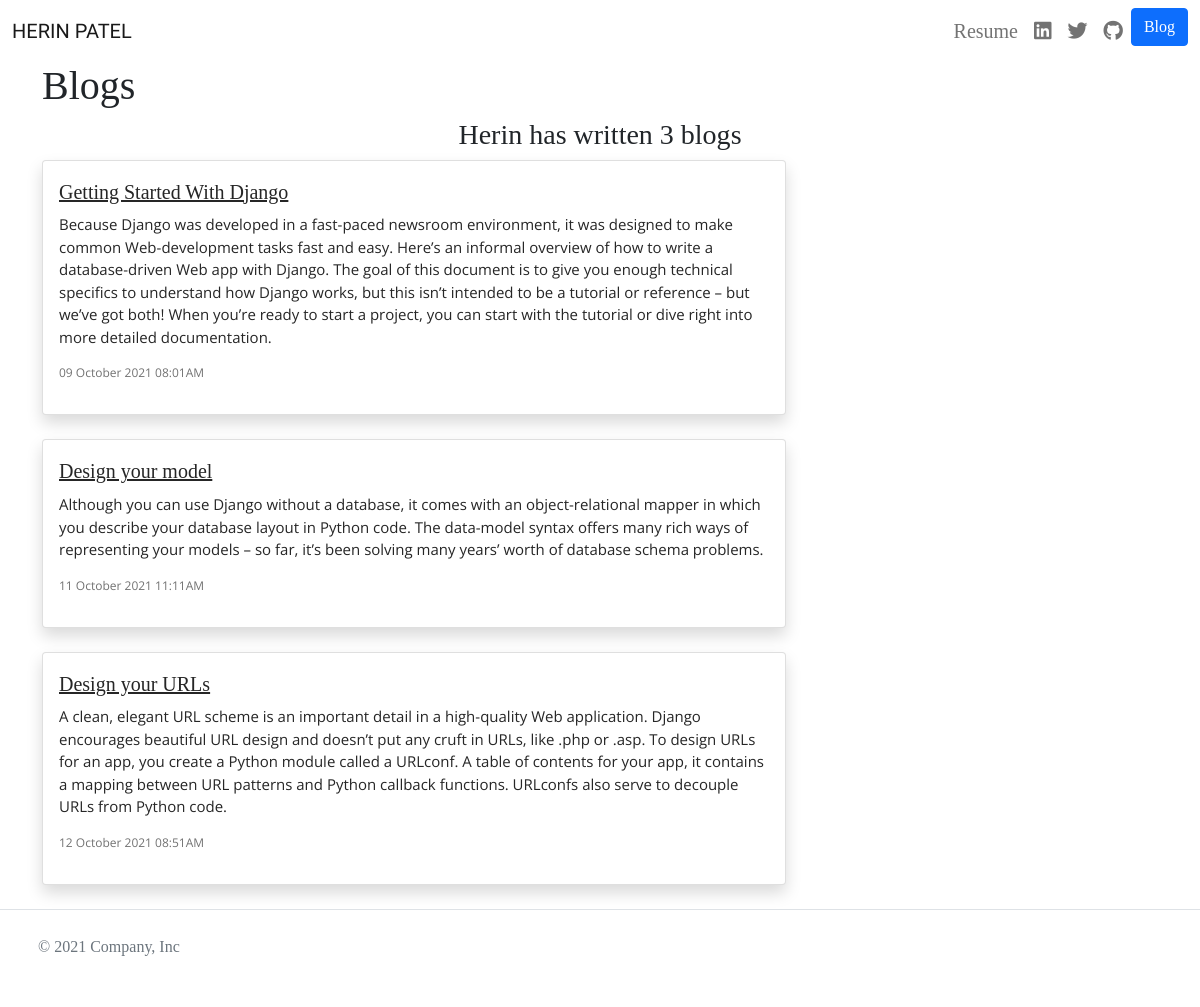
Screenshot of /blog/ with the database file from the repository.
### blog/models.py (models this page shows, shortened)
class BlogModel(models.Model):
    blog_title = models.CharField(max_length=200)
    blog_description = models.TextField()
    blog_date = models.DateTimeField(auto_now_add=True)

### blog/views.py (the view)
# urls.py: path('',views.all_blogs,name='all_blog'),
def all_blogs(request):
    blogs = BlogModel.objects.all()
    return render(request, 'blogs/all_blogs.html',{'blogs':blogs})

### blog/templates/blogs/all_blogs.html
{% extends 'portfolio/base.html'%}
{% block content %}
    {% load static %}
    <h1>Blogs</h1>
    <h3 class="text-center">Herin has written {{blogs.count}} blog{{blogs.count|pluralize}}</h3>
    {% for blog in blogs%}
    <div class="col col-lg-8 mb-4">
        <div class="card shadow">
            <div class="card-body">
                <h4><a class="card-title" href="{% url 'blog:detail' blog.id %}">{{ blog.blog_title }}</a></h4>
                <p class="card-text">{{ blog.blog_description }}</p>
                <p>{{ blog.blog_date|date:"d F Y h:iA" }}</p>
            </div>
        </div>
    </div>
    {% endfor %}
{% endblock %}

### portfolio/static/css/style.css (style rules this page uses)
body { font-family: 'Libre Baskerville', serif; }
.col .card .card-body .card-title { font-size:20px; color: #262626; }
.col .card .card-body .card-text { font-family: 'Open Sans', sans-serif; font-size:15px; color: #262626; }
.col .card .card-body p { font-family: 'Open Sans', sans-serif; font-size: 12px; color: #727272; }

### rows the page displays
BlogModel: blog_title "Getting Started With Django", blog_description "Because Django was developed in a fast-paced newsroom environment, it was designed to make common Web-development tasks fast and easy. Here’s an informal overview of how to write a database-driven Web app with Django. The goal of this document is to give you enough technical specifics to understand how Django works, but this isn’t intended to be a tutorial or reference – but we’ve got both! When you’re ready to start a project, you can start with the tutorial or dive right into more detailed documentation.", blog_date "09 October 2021 08:01AM"
BlogModel: blog_title "Design your model", blog_description "Although you can use Django without a database, it comes with an object-relational mapper in which you describe your database layout in Python code. The data-model syntax offers many rich ways of representing your models – so far, it’s been solving many years’ worth of database schema problems.", blog_date "11 October 2021 11:11AM"
BlogModel: blog_title "Design your URLs", blog_description "A clean, elegant URL scheme is an important detail in a high-quality Web application. Django encourages beautiful URL design and doesn’t put any cruft in URLs, like .php or .asp. To design URLs for an app, you create a Python module called a URLconf. A table of contents for your app, it contains a mapping between URL patterns and Python callback functions. URLconfs also serve to decouple URLs from Python code.", blog_date "12 October 2021 08:51AM"

### other values shown
{{ blogs.count }} "3"
